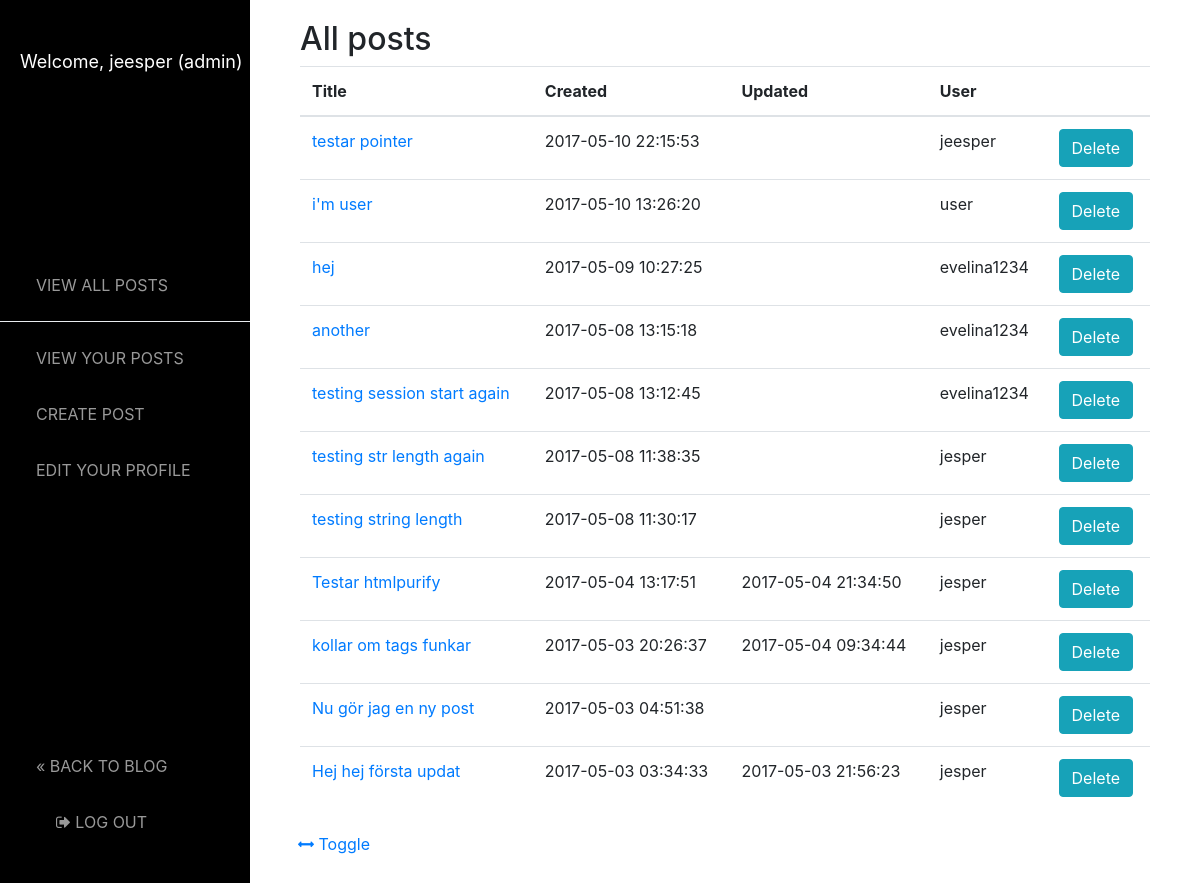
Page /user/admin_list.php (signed in) on the committed database.
### tables this page shows
CREATE TABLE IF NOT EXISTS `posts` (
  `post_id` int(11) NOT NULL AUTO_INCREMENT,
  `user_id` int(11) NOT NULL,
  `title` varchar(260) NOT NULL,
  `body` text NOT NULL,
  `tags` varchar(260) NOT NULL,
  `created` timestamp NOT NULL DEFAULT CURRENT_TIMESTAMP,
  `updated` timestamp NULL DEFAULT NULL,
  PRIMARY KEY (`post_id`),
  KEY `user_id` (`user_id`)
);

CREATE TABLE IF NOT EXISTS `users` (
  `user_id` int(11) NOT NULL AUTO_INCREMENT,
  `username` varchar(30) NOT NULL,
  `password` varchar(260) NOT NULL,
  `firstname` varchar(30) NOT NULL,
  `lastname` varchar(30) NOT NULL,
  `email` varchar(50) NOT NULL,
  `description` text NOT NULL,
  `profession` varchar(50) NOT NULL,
  `picture` varchar(260) NOT NULL,
  `created` timestamp NOT NULL DEFAULT CURRENT_TIMESTAMP,
  `is_admin` tinyint(1) NOT NULL,
  PRIMARY KEY (`user_id`),
  UNIQUE KEY `username` (`username`),
  UNIQUE KEY `email` (`email`)
);

### app/classes/posts.php (called while the page is built, shortened)
<?php
class Posts {
    public $pdo;
    public function __CONSTRUCT($pdo) {
        $this->pdo = $pdo;
    }
    public function get_all_posts(){
        $stmt = $this->pdo->prepare("SELECT
            posts.*,
            users.username,
            users.firstname,
            users.lastname
            FROM posts
            INNER JOIN users
            ON posts.user_id = users.user_id
            ORDER BY post_id DESC
            ");
        $stmt->execute();
        $posts = $stmt->fetchAll(PDO::FETCH_ASSOC);
        return $posts;
    }
}
$POSTS = new Posts($pdo);

### app/functions.php (called while the page is built, shortened)
<?php
function escape($text) {
  return htmlspecialchars($text, ENT_QUOTES, 'UTF-8');
}
?>

### app/views/user/admin_list.php (the view, shortened to what this page needs)
<?php require VIEW_ROOT . '/user/templates/header.php'; ?>
<?php require VIEW_ROOT . '/user/templates/sidenav.php'; ?>
<div id="page-content-wrapper">
            <div class="container-fluid">
                <div class="row">
                    <div class="col-lg-12 col-xs-12">
<div class="container">
  <h2>All posts</h2>
  <?php if (empty($allPosts)): ?>
    <p>No posts at the moment.</p>
  <?php else: ?>
    <table class="table table-hover">
      <thead>
        <tr>
          <th>Title</th>
          <th>Created</th>
          <th>Updated</th>
          <th>User</th>
          <th></th>
        </tr>
      </thead>
      <tbody>
        <?php foreach($allPosts as $post): ?>
          <tr>
            <td><a href="<?php echo BASE_URL; ?>/page.php?post_id=<?php echo $post['post_id']; ?>"><?php echo escape($post['title']); ?></a></td>
            <td><?php echo $post['created']; ?></td>
            <td><?php if (isset($post['updated'])) echo $post['updated']; ?></td>
            <td><?php echo $post['username']; ?></td>
            <td><button class="btn btn-info delete-btn pointer" data-name="<?php echo $post['title'];?>" data-link="<?php echo BASE_URL . '/user/delete.php?post_id=' . $post['post_id'] . '&admin=true'; ?>">Delete</button></td>
          </tr>
        <?php endforeach; ?>
      </tbody>
    </table>
  <?php endif; ?>
</div>
    <a href="#menu-toggle" class="btn btn-default" id="menu-toggle"><i class="fa fa-arrows-h" aria-hidden="true"></i> Toggle</a>
                    </div>
                </div>
            </div>
        </div>
    </div>
<?php require VIEW_ROOT . '/user/templates/footer.php'; ?>

### assets/css/dashboard.css (style rules this page uses)
body { padding-top: 0px; }
body { overflow-x: hidden; }
#page-content-wrapper { width: 100%; position: absolute; padding: 15px; }
#wrapper.toggled #page-content-wrapper { position: absolute; margin-right: -250px; }
@media (min-width:768px) { #page-content-wrapper { padding: 20px; position: relative; } }
@media (min-width:768px) { #wrapper.toggled #page-content-wrapper { position: relative; margin-right: 0; } }

### assets/css/main.css (style rules this page uses)
.pointer { cursor: pointer; }

### rows in the picture
posts: title "testar pointer", created "2017-05-10 22:15:53", user.username "jeesper"
posts: title "i'm user", created "2017-05-10 13:26:20", user.username "user"
posts: title "hej", created "2017-05-09 10:27:25", user.username "evelina1234"
posts: title "another", created "2017-05-08 13:15:18", user.username "evelina1234"
posts: title "testing session start again", created "2017-05-08 13:12:45", user.username "evelina1234"
posts: title "testing str length again", created "2017-05-08 11:38:35", user.username "jesper"
posts: title "testing string length", created "2017-05-08 11:30:17", user.username "jesper"
posts: title "Testar htmlpurify", created "2017-05-04 13:17:51", updated "2017-05-04 21:34:50", user.username "jesper"
posts: title "kollar om tags funkar", created "2017-05-03 20:26:37", updated "2017-05-04 09:34:44", user.username "jesper"
posts: title "Nu gör jag en ny post", created "2017-05-03 04:51:38", user.username "jesper"
posts: title "Hej hej första updat", created "2017-05-03 03:34:33", updated "2017-05-03 21:56:23", user.username "jesper"

### other values in the picture
$_SESSION["username"] "jeesper"
